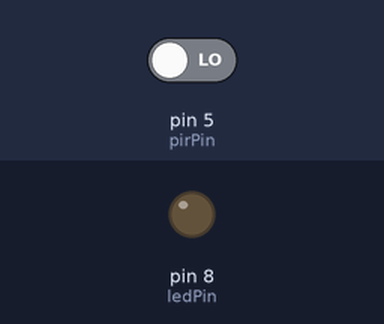
Bench run of a sketch on a simulated Arduino Uno, built with avr-gcc and run on an emulated ATmega328P. Shown: output pins drawn as LEDs (lit = HIGH). The test bench sets the inputs (shaded band); at power-on: pin 5 (pirPin) LOW.

Above: at 1.2 s.
1.3 s: pin 5 (pirPin) driven HIGH
At 1.6 s:
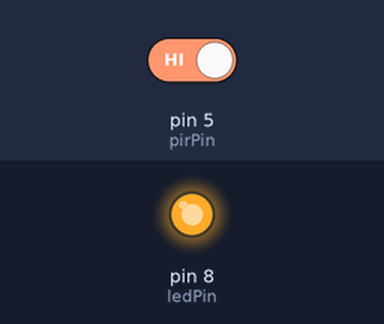
2.8 s: pin 5 (pirPin) driven LOW
At 3.9 s:
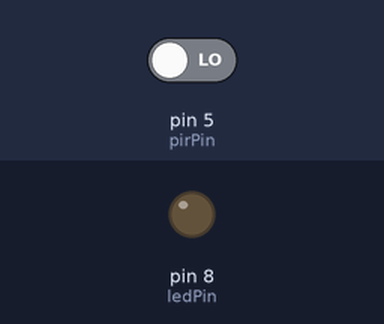
Timing chart, 0 to 5.8 s (numbered marks = the images above; inputs shaded):
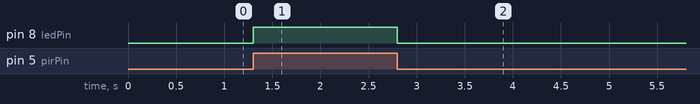

The sketch:

hareket_led_kod.ino
```cpp
int pirPin = 5;
int ledPin = 8;
int hareket;

void setup() {
pinMode(ledPin,OUTPUT);
pinMode(pirPin, INPUT);
}

void loop() {
hareket = digitalRead(pirPin);

if(hareket == HIGH){
digitalWrite(8,HIGH);

}else{
digitalWrite(8,LOW);
delay(100);
}
}
```

Measured:
- after the input at 1.3 s, pin 8 (ledPin): LOW → HIGH at once
- after the input at 2.8 s, pin 8 (ledPin): HIGH → LOW at once
